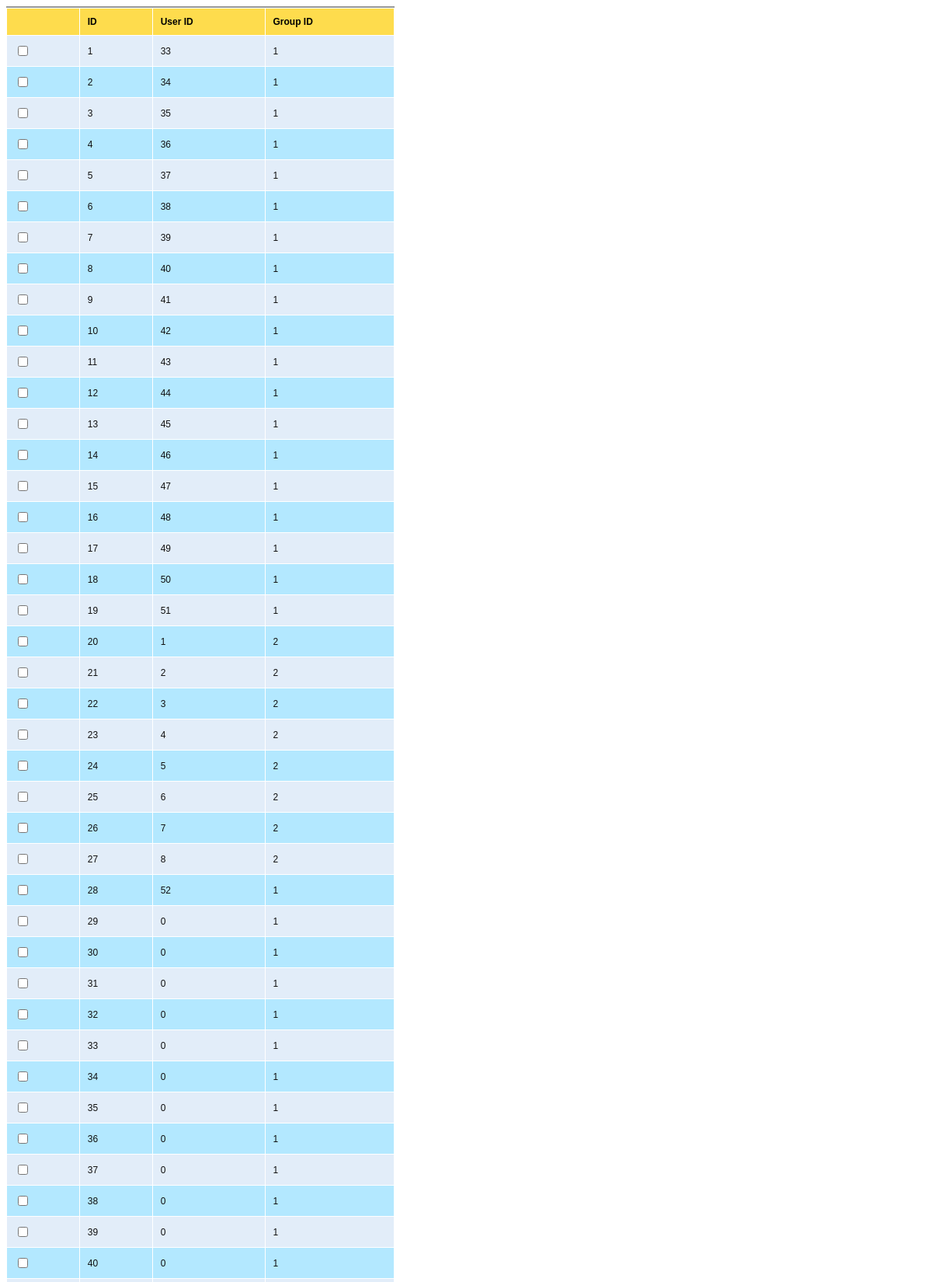
The app's page /users_groups/list_user.php (upper part) with its own data.
### tables this page shows
CREATE TABLE `users_groups` (
  `id` int(11) NOT NULL,
  `user_id` int(20) NOT NULL,
  `group_id` int(20) NOT NULL
);

### users_groups/list_user.php (the view, shortened to what this page needs)
<?php
$conn = mysqli_connect("localhost","root","");
mysqli_select_db($conn,"dentist_management");
$result = mysqli_query($conn,"SELECT * FROM users_groups");
?>
<html>
<head>
<link rel="stylesheet" type="text/css" href="../styles.css" />
</head>
<body>
<form name="frmUser" method="post" action="">
<div style="width:500px;">
<table border="0" cellpadding="10" cellspacing="1" width="500" class="tblListForm">
<tr class="listheader">
<td></td>
		<td>ID</td>
		<td>User ID</td>
		<td>Group ID</td>
</tr>
<?php
$i=0;
while($row = mysqli_fetch_array($result)) {
if($i%2==0)
$classname="evenRow";
else
$classname="oddRow";
?>
<tr class="<?php if(isset($classname)) echo $classname;?>">
	<td><input type="checkbox" name="users_groups[]" value="<?php echo $row["id"]; ?>" ></td>
	<td><?php echo $row["id"]; ?></td>
	<td><?php echo $row["user_id"]; ?></td>
	<td><?php echo $row["group_id"]; ?></td>
</tr>
<?php
$i++;
}
?>
</table>
</form>
</body></html>

### styles.css (style rules this page uses)
body { font-family:Arial; }
input { font-family:Arial; font-size:14px; }
.evenRow { background-color: #E2EDF9; font-size:12px; color:#101010; }
.oddRow { background-color: #B3E8FF; font-size:12px; color:#101010; }
.tblListForm { border-top:2px #999999 solid; }
.listheader { background-color: #fedc4d; font-size:12px; font-weight:bold; }

### records on screen
users_groups: id "1", user "33", group "1"
users_groups: id "2", user "34", group "1"
users_groups: id "3", user "35", group "1"
users_groups: id "4", user "36", group "1"
users_groups: id "5", user "37", group "1"
users_groups: id "6", user "38", group "1"
users_groups: id "7", user "39", group "1"
users_groups: id "8", user "40", group "1"
users_groups: id "9", user "41", group "1"
users_groups: id "10", user "42", group "1"
users_groups: id "11", user "43", group "1"
users_groups: id "12", user "44", group "1"
users_groups: id "13", user "45", group "1"
users_groups: id "14", user "46", group "1"
users_groups: id "15", user "47", group "1"
users_groups: id "16", user "48", group "1"
users_groups: id "17", user "49", group "1"
users_groups: id "18", user "50", group "1"
users_groups: id "19", user "51", group "1"
users_groups: id "20", user "1", group "2"
users_groups: id "21", user "2", group "2"
users_groups: id "22", user "3", group "2"
users_groups: id "23", user "4", group "2"
users_groups: id "24", user "5", group "2"
users_groups: id "25", user "6", group "2"
users_groups: id "26", user "7", group "2"
users_groups: id "27", user "8", group "2"
users_groups: id "28", user "52", group "1"
users_groups: id "29", user "0", group "1"
users_groups: id "30", user "0", group "1"
users_groups: id "31", user "0", group "1"
users_groups: id "32", user "0", group "1"
users_groups: id "33", user "0", group "1"
users_groups: id "34", user "0", group "1"
users_groups: id "35", user "0", group "1"
users_groups: id "36", user "0", group "1"
users_groups: id "37", user "0", group "1"
users_groups: id "38", user "0", group "1"
users_groups: id "39", user "0", group "1"
users_groups: id "40", user "0", group "1"
